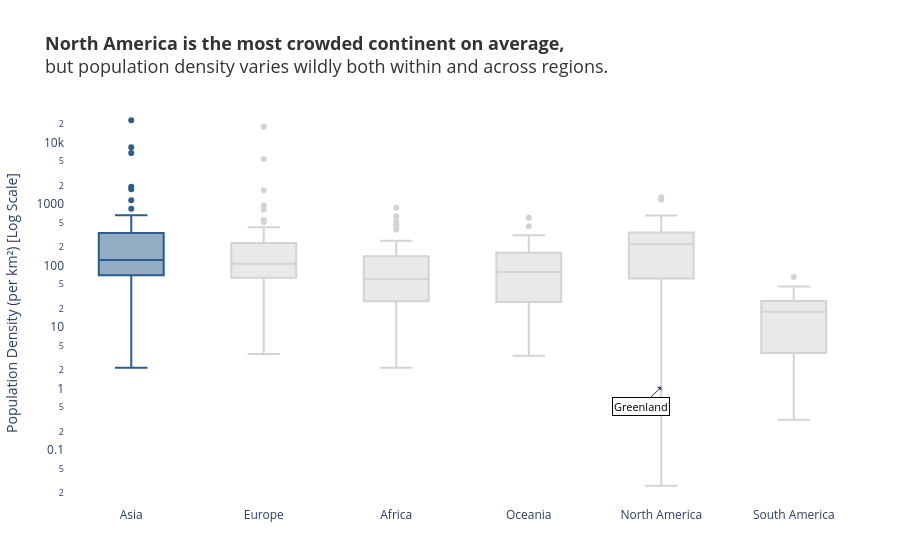

Here is the notebook cell this chart was saved with:
### Markdown cell above
**Chart choice & justification:** *Which chart did you choose, and why? Justify design choices.

*YOUR ANSWER HERE*
I chose a box plot with a logarithmic y-axis to visualize population density across continents.  

Box Plot for Spread: A box plot perfectly addresses the prompt's requirement to "show the spread, not just the average." The boxes show the interquartile range (where the middle 50% of countries lie), the line inside shows the median, and the whiskers/dots show the extremes.

Logarithmic Scale: Population density varies from less than 1 person/km² (e.g., Mongolia) to over 8,000 people/km² (e.g., Singapore). A log scale makes it possible to see the spread of both densely and sparsely populated continents on the same chart.

CVD-safe Palette & Meaningful Color: To adhere to the color rules, I used neutral grey for the context (most continents) and a single accent color (blue) to highlight the continent with the highest median density.

Direct Labels: I annotated the extreme outliers (e.g., Singapore, Mongolia/Greenland) to immediately answer "how" the density varies, providing concrete examples of the massive spread.

Decluttered Layout: Removed all gridlines and unnecessary legends, using the plotly_white template to keep the focus strictly on the data distribution.

### Code cell
# Q4
# YOUR CODE HERE
df_q4 = df[['Country', 'Continent', 'Density']].dropna()
df_q4 = df_q4[df_q4['Density'] > 0]
median_density = df_q4.groupby('Continent')['Density'].median().sort_values(ascending=False)
most_crowded_continent = median_density.index[0]

top_dense_country = df_q4.sort_values(by='Density', ascending=False).iloc[0]
low_dense_country = df_q4.sort_values(by='Density', ascending=True).iloc[0]

colors = {'Asia': '#2b5c8a'} 

for continent in df_q4['Continent'].unique():
    if continent not in colors:
        colors[continent] = '#d3d3d3'

fig = px.box(
    df_q4,
    x='Continent',
    y='Density',
    color='Continent',
    color_discrete_map=colors,
    points='outliers',
    log_y=True 
)

fig.add_annotation(
    x=top_dense_country['Continent'], y=top_dense_country['Density'],
    text=top_dense_country['Country'], showarrow=True, arrowhead=1, ax=20, ay=-20,
    font=dict(size=11, color="black"), bgcolor="white", bordercolor="black"
)
fig.add_annotation(
    x=low_dense_country['Continent'], y=low_dense_country['Density'],
    text=low_dense_country['Country'], showarrow=True, arrowhead=1, ax=-20, ay=20,
    font=dict(size=11, color="black"), bgcolor="white", bordercolor="black"
)

fig.update_layout(
    title=dict(
        text=f"<b>{most_crowded_continent} is the most crowded continent on average,</b><br>but population density varies wildly both within and across regions.",
        font=dict(size=18, color='#333333'),
        x=0.05
    ),
    template='plotly_white',
    showlegend=False, 
    xaxis_title="",
    yaxis_title="Population Density (per km²) [Log Scale]",
    xaxis=dict(showgrid=False),
    yaxis=dict(showgrid=False),
    margin=dict(l=40, r=40, t=100, b=40)
)

fig.show()

### Figure 1 — Plotly figure (JSON) as saved in the notebook; plotly's stock layout.template omitted (floating-point values rounded to 4 significant figures)
{"data": [{"alignmentgroup": "True", "boxpoints": "outliers", "hovertemplate": "Continent=%{x}<br>Density=%{y}<extra></extra>", "legendgroup": "Asia", "marker": {"color": "#2b5c8a"}, "name": "Asia", "notched": false, "offsetgroup": "Asia", "orientation": "v", "showlegend": true, "type": "box", "x": ["Asia", "Asia", "Asia", "Asia", "Asia", "Asia", "Asia", "Asia", "Asia", "Asia", "Asia", "Asia", "Asia", "Asia", "Asia", "Asia", "Asia", "Asia", "Asia", "Asia", "Asia", "Asia", "Asia", "Asia", "Asia", "Asia", "Asia", "Asia", "Asia", "Asia", "Asia", "Asia", "Asia", "Asia", "Asia", "Asia", "Asia", "Asia", "Asia", "Asia", "Asia", "Asia", "Asia", "Asia", "Asia", "Asia", "Asia", "Asia", "Asia", "Asia"], "x0": " ", "xaxis": "x", "y": [63.06, 93.48, 119.6, 1924.0, 1160.0, 20.38, 77.88, 92.62, 146.9, 53.72, 6783.0, 431.1, 144.7, 53.73, 101.5, 435.2, 328.0, 126.3, 7.119, 239.6, 33.16, 31.8, 525.2, 23170.0, 102.6, 1746.0, 2.173, 80.08, 207.6, 216.3, 14.79, 267.4, 844.1, 337.5, 232.6, 16.94, 8416.0, 517.1, 332.8, 119.5, 660.2, 69.55, 139.7, 90.18, 108.9, 13.18, 112.9, 77.4, 296.4, 63.82], "y0": " ", "yaxis": "y"}, {"alignmentgroup": "True", "boxpoints": "outliers", "hovertemplate": "Continent=%{x}<br>Density=%{y}<extra></extra>", "legendgroup": "Europe", "marker": {"color": "#d3d3d3"}, "name": "Europe", "notched": false, "offsetgroup": "Europe", "orientation": "v", "showlegend": true, "type": "box", "x": ["Europe", "Europe", "Europe", "Europe", "Europe", "Europe", "Europe", "Europe", "Europe", "Europe", "Europe", "Europe", "Europe", "Europe", "Europe", "Europe", "Europe", "Europe", "Europe", "Europe", "Europe", "Europe", "Europe", "Europe", "Europe", "Europe", "Europe", "Europe", "Europe", "Europe", "Europe", "Europe", "Europe", "Europe", "Europe", "Europe", "Europe", "Europe", "Europe", "Europe", "Europe", "Europe", "Europe", "Europe", "Europe", "Europe", "Europe", "Europe", "Europe", "Europe"], "x0": " ", "xaxis": "x", "y": [98.87, 170.6, 106.6, 45.93, 381.8, 63.14, 61.17, 71.22, 135.3, 133.1, 136.5, 29.32, 38.11, 16.37, 117.1, 233.5, 5442.0, 78.68, 811.6, 107.1, 3.62, 71.48, 147.8, 195.9, 955.0, 28.67, 245.8, 42.11, 250.4, 1688.0, 96.7, 18230.0, 45.4, 419.7, 81.42, 16.78, 127.5, 111.5, 82.47, 8.464, 551.8, 81.73, 115.1, 104.6, 93.99, 23.43, 211.7, 65.79, 277.9, 510.0], "y0": " ", "yaxis": "y"}, {"alignmentgroup": "True", "boxpoints": "outliers", "hovertemplate": "Continent=%{x}<br>Density=%{y}<extra></extra>", "legendgroup": "Africa", "marker": {"color": "#d3d3d3"}, "name": "Africa", "notched": false, "offsetgroup": "Africa", "orientation": "v", "showlegend": true, "type": "box", "x": ["Africa", "Africa", "Africa", "Africa", "Africa", "Africa", "Africa", "Africa", "Africa", "Africa", "Africa", "Africa", "Africa", "Africa", "Africa", "Africa", "Africa", "Africa", "Africa", "Africa", "Africa", "Africa", "Africa", "Africa", "Africa", "Africa", "Africa", "Africa", "Africa", "Africa", "Africa", "Africa", "Africa", "Africa", "Africa", "Africa", "Africa", "Africa", "Africa", "Africa", "Africa", "Africa", "Africa", "Africa", "Africa", "Africa", "Africa", "Africa", "Africa", "Africa", "Africa", "Africa", "Africa", "Africa", "Africa", "Africa", "Africa"], "x0": " ", "xaxis": "x", "y": [18.85, 28.55, 118.6, 4.519, 83.06, 463.1, 58.71, 147.1, 8.956, 13.8, 449.4, 48.31, 42.22, 110.7, 59.71, 31.33, 69.2, 111.7, 8.925, 253.2, 140.3, 56.37, 58.29, 87.33, 93.09, 75.96, 47.61, 3.872, 50.44, 172.2, 18.22, 4.595, 637.0, 871.9, 83.88, 41.13, 3.109, 20.69, 236.6, 17.46, 387.9, 523.1, 235.9, 88.03, 237.0, 120.0, 27.6, 49.05, 17.61, 24.85, 69.3, 155.8, 75.52, 195.6, 2.165, 26.6, 41.77], "y0": " ", "yaxis": "y"}, {"alignmentgroup": "True", "boxpoints": "outliers", "hovertemplate": "Continent=%{x}<br>Density=%{y}<extra></extra>", "legendgroup": "Oceania", "marker": {"color": "#d3d3d3"}, "name": "Oceania", "notched": false, "offsetgroup": "Oceania", "orientation": "v", "showlegend": true, "type": "box", "x": ["Oceania", "Oceania", "Oceania", "Oceania", "Oceania", "Oceania", "Oceania", "Oceania", "Oceania", "Oceania", "Oceania", "Oceania", "Oceania", "Oceania", "Oceania", "Oceania", "Oceania", "Oceania", "Oceania", "Oceania", "Oceania", "Oceania", "Oceania"], "x0": " ", "xaxis": "x", "y": [222.5, 3.403, 72.08, 50.88, 73.5, 312.9, 161.8, 229.7, 162.6, 603.2, 15.61, 19.17, 7.439, 106.8, 39.34, 21.91, 78.25, 25.06, 155.9, 143.0, 435.1, 26.81, 81.49], "y0": " ", "yaxis": "y"}, {"alignmentgroup": "True", "boxpoints": "outliers", "hovertemplate": "Continent=%{x}<br>Density=%{y}<extra></extra>", "legendgroup": "North America", "marker": {"color": "#d3d3d3"}, "name": "North America", "notched": false, "offsetgroup": "North America", "orientation": "v", "showlegend": true, "type": "box", "x": ["North America", "North America", "North America", "North America", "North America", "North America", "North America", "North America", "North America", "North America", "North America", "North America", "North America", "North America", "North America", "North America", "North America", "North America", "North America", "North America", "North America", "North America", "North America", "North America", "North America", "North America", "North America", "North America", "North America", "North America", "North America", "North America", "North America", "North America", "North America", "North America", "North America", "North America", "North America", "North America"], "x0": " ", "xaxis": "x", "y": [174.3, 212.1, 591.4, 29.4, 655.0, 17.65, 1189.0, 207.3, 3.851, 260.2, 101.4, 102.0, 430.5, 96.85, 230.7, 301.1, 0.0261, 364.6, 243.1, 163.9, 417.5, 92.74, 257.2, 325.8, 64.91, 43.04, 53.3, 58.46, 366.7, 522.2, 182.6, 292.0, 599.8, 24.22, 267.2, 1299.0, 298.4, 48.21, 36.09, 286.6], "y0": " ", "yaxis": "y"}, {"alignmentgroup": "True", "boxpoints": "outliers", "hovertemplate": "Continent=%{x}<br>Density=%{y}<extra></extra>", "legendgroup": "South America", "marker": {"color": "#d3d3d3"}, "name": "South America", "notched": false, "offsetgroup": "South America", "orientation": "v", "showlegend": true, "type": "box", "x": ["South America", "South America", "South America", "South America", "South America", "South America", "South America", "South America", "South America", "South America", "South America", "South America", "South America", "South America"], "x0": " ", "xaxis": "x", "y": [16.37, 11.13, 25.28, 25.93, 45.43, 65.02, 0.3105, 3.646, 3.762, 16.67, 26.49, 3.773, 18.91, 30.88], "y0": " ", "yaxis": "y"}], "layout": {"annotations": [{"arrowhead": 1, "ax": 20, "ay": -20, "bgcolor": "white", "bordercolor": "black", "font": {"color": "black", "size": 11}, "showarrow": true, "text": "Macau", "x": "Asia", "y": 23170.0}, {"arrowhead": 1, "ax": -20, "ay": 20, "bgcolor": "white", "bordercolor": "black", "font": {"color": "black", "size": 11}, "showarrow": true, "text": "Greenland", "x": "North America", "y": 0.0261}], "boxmode": "overlay", "legend": {"title": {"text": "Continent"}, "tracegroupgap": 0}, "margin": {"b": 40, "l": 40, "r": 40, "t": 100}, "showlegend": false, "title": {"font": {"color": "#333333", "size": 18}, "text": "<b>North America is the most crowded continent on average,</b><br>but population density varies wildly both within and across regions.", "x": 0.05}, "xaxis": {"anchor": "y", "categoryarray": ["Asia", "Europe", "Africa", "Oceania", "North America", "South America"], "categoryorder": "array", "domain": [0, 1], "showgrid": false, "title": {"text": ""}}, "yaxis": {"anchor": "x", "domain": [0, 1], "showgrid": false, "title": {"text": "Population Density (per km²) [Log Scale]"}, "type": "log"}}}
